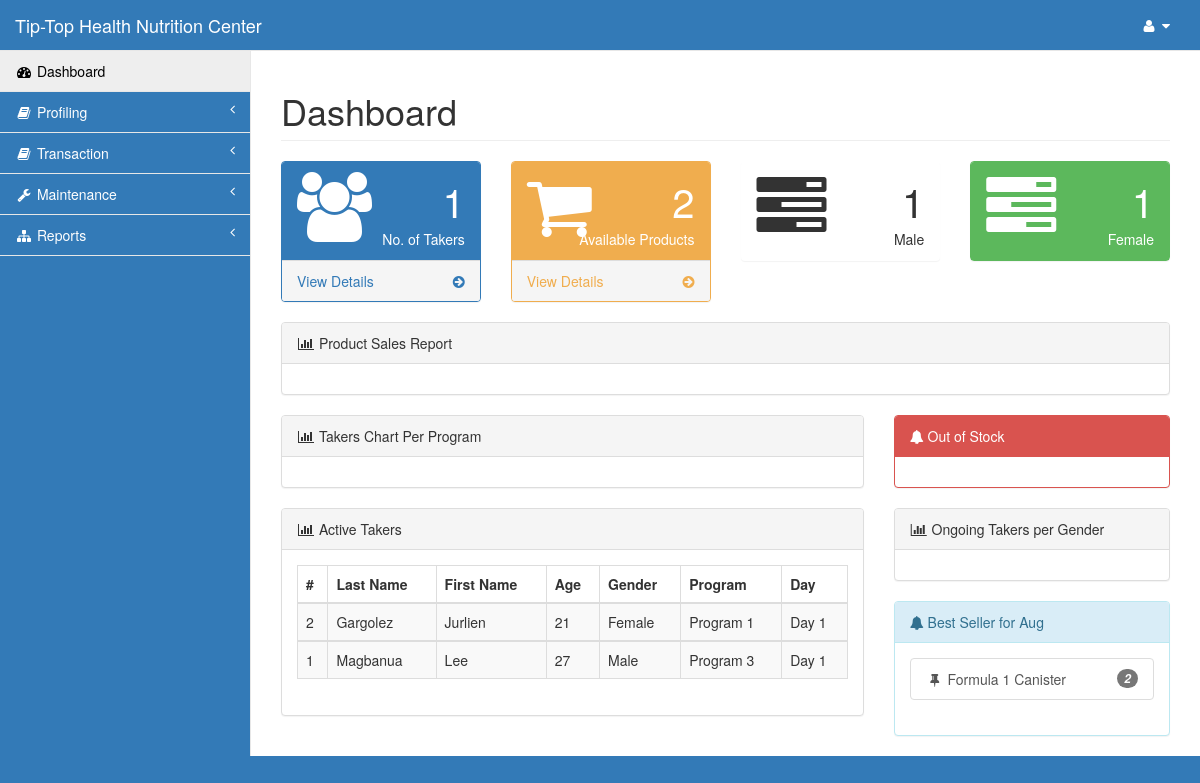
The page /pages/index.php (signed in) on the database as committed earlier.
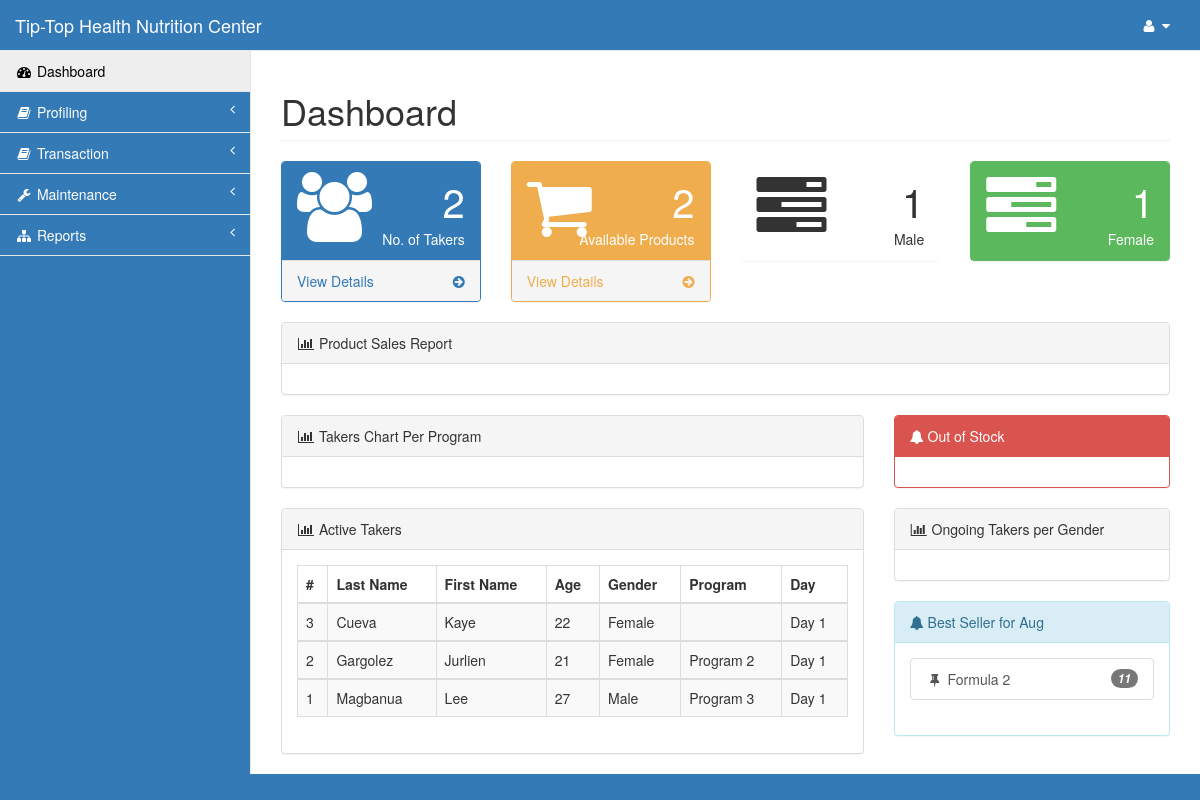
The same page on the database as committed later.
### tables this page shows
CREATE TABLE `taker` (
  `id` int(11) NOT NULL,
  `last` varchar(15) NOT NULL,
  `first` varchar(15) NOT NULL,
  `phone` varchar(11) NOT NULL,
  `gender` varchar(6) NOT NULL,
  `bday` date NOT NULL,
  `referrer_name` varchar(30) NOT NULL,
  `referrer_contact` varchar(30) NOT NULL,
  `address` varchar(100) NOT NULL,
  `email` varchar(30) NOT NULL,
  `status` varchar(8) NOT NULL,
  `points` decimal(7,2) NOT NULL,
  `discount` decimal(10,2) NOT NULL,
  `height` decimal(5,2) NOT NULL,
  `orig_weight` decimal(5,2) NOT NULL
);

CREATE TABLE `program` (
  `program_id` int(11) NOT NULL,
  `program_name` varchar(30) NOT NULL
);

CREATE TABLE `stockout` (
  `stockout_id` int(11) NOT NULL,
  `prod_id` int(11) NOT NULL,
  `stockout_qty` int(11) NOT NULL,
  `stockout_date` datetime NOT NULL,
  `id` int(11) NOT NULL
);

CREATE TABLE `product` (
  `prod_id` int(11) NOT NULL,
  `prod_name` varchar(30) NOT NULL,
  `vol_pts` int(11) NOT NULL,
  `c` int(11) NOT NULL,
  `sc` int(11) NOT NULL,
  `sb` int(11) NOT NULL,
  `supv` int(11) NOT NULL,
  `retail` int(11) NOT NULL,
  `profitc` int(11) NOT NULL,
  `profitsc` int(11) NOT NULL,
  `profitsb` int(11) NOT NULL,
  `profitsupv` int(11) NOT NULL,
  `qty` int(11) NOT NULL,
  `reorder` int(11) NOT NULL,
  `cat_id` int(11) NOT NULL
);

### pages/index.php (the view, shortened to what this page needs)
<?php include('session.php');?>
<!DOCTYPE html>
<html lang="en">
<head>
    <?php include('css.php');?>
</head>
<body>
    <div id="wrapper">
        <?php include('nav.php');?>
        <div id="page-wrapper">
            <div class="row">
                <div class="col-lg-12">
                    <h1 class="page-header">Dashboard</h1>
                </div>
            </div>
            <div class="row">
                <div class="col-lg-3 col-md-6">
                    <div class="panel panel-primary">
                        <div class="panel-heading">
                            <div class="row">
                                <div class="col-xs-3">
                                    <i class="fa fa-users fa-5x"></i>
                                </div>
<?php
        $query=mysqli_query($con,"select * from taker where status='Active'")or die(mysqli_error($con));
          $takers=mysqli_num_rows($query);
?>
                                <div class="col-xs-9 text-right">
                                    <div class="huge"><?php echo $takers;?></div>
                                    <div>No. of Takers</div>
                                </div>
                            </div>
                        </div>
                        <a href="#">
                            <div class="panel-footer">
                                <span class="pull-left">View Details</span>
                                <span class="pull-right"><i class="fa fa-arrow-circle-right"></i></span>
                                <div class="clearfix"></div>
                            </div>
                        </a>
                    </div>
                </div>
                <div class="col-lg-3 col-md-6">
                    <div class="panel panel-yellow">
                        <div class="panel-heading">
                            <div class="row">
                                <div class="col-xs-3">
                                    <i class="fa fa-shopping-cart fa-5x"></i>
                                </div>
<?php
        $query2=mysqli_query($con,"select * from product")or die(mysqli_error($con));
          $product=mysqli_num_rows($query2);
?>
                                <div class="col-xs-9 text-right">
                                    <div class="huge"><?php echo $product;?></div>
                                    <div>Available Products</div>
                                </div>
                            </div>
                        </div>
                        <a href="#">
                            <div class="panel-footer">
                                <span class="pull-left">View Details</span>
                                <span class="pull-right"><i class="fa fa-arrow-circle-right"></i></span>
                                <div class="clearfix"></div>
                            </div>
                        </a>
                    </div>
                </div>
<?php
    $result = mysqli_query($con,"SELECT gender FROM `monitoring` natural join taker where monitor_status!='Finished' and gender='male' group by gender");
            $male=mysqli_num_rows($result);
?>
                <div class="col-lg-3 col-md-6">
                    <div class="panel panel-orange">
                        <div class="panel-heading">
                            <div class="row">
                                <div class="col-xs-3">
                                    <i class="fa fa-tasks fa-5x"></i>
                                </div>
                                <div class="col-xs-9 text-right">
                                    <div class="huge"><?php echo $male;?></div>
                                    <div> Male </div>
                                </div>
                            </div>
                        </div>
                    </div>
                </div>
<?php
    $result = mysqli_query($con,"SELECT gender FROM `monitoring` natural join taker where monitor_status!='Finished' and gender='female' group by gender");
            $female=mysqli_num_rows($result);
?>
                <div class="col-lg-3 col-md-6">
                    <div class="panel panel-green">
                        <div class="panel-heading">
                            <div class="row">
                                <div class="col-xs-3">
                                    <i class="fa fa-tasks fa-5x"></i>
                                </div>
                                <div class="col-xs-9 text-right">
                                    <div class="huge"><?php echo $female;?></div>
                                    <div> Female </div>
                                </div>
                            </div>
                        </div>
                    </div>
                </div>
            </div>
             <div class="row">
                <div class="col-lg-12">
                    <div class="panel panel-default">
                        <div class="panel-heading">
                            <i class="fa fa-bar-chart-o fa-fw"></i> Product Sales Report
                        </div>
                        <div class="panel-body">
                        </div>
                    </div>
                </div>
            </div>
            <div class="row">
                <div class="col-lg-8">
                    <div class="panel panel-default">
                        <div class="panel-heading">
                            <i class="fa fa-bar-chart-o fa-fw"></i> Takers Chart Per Program
                        </div>
                        <div class="panel-body">
                        </div>
                    </div>
                    <div class="panel panel-default">
                        <div class="panel-heading">
                            <i class="fa fa-bar-chart-o fa-fw"></i> Active Takers
                        </div>
                        <div class="panel-body">
                            <div class="row">
                                <div class="col-lg-12">
                                    <div class="table-responsive">
                                        <table class="table table-bordered table-hover table-striped">
                                            <thead>
                                                <tr>
                                                    <th>#</th>
                                                    <th>Last Name</th>
                                                    <th>First Name</th>
                                                    <th>Age</th>
                                                    <th>Gender</th>
                                                    <th>Program</th>
                                                    <th>Day</th>
                                                </tr>
<?php
        $query=mysqli_query($con,"select * from taker order by last,first")or die(mysqli_error($con));
          while ($row=mysqli_fetch_array($query)){
            $id=$row['id'];
            $age = date_create($row['bday'])->diff(date_create('today'))->y;
             $query1=mysqli_query($con,"select *,COUNT(*) as day from monitoring natural join program where id='$id' and monitor_status!='Finished' order by monitor_id desc LIMIT 0,1")or die(mysqli_error($con));
                $row1=mysqli_fetch_array($query1);
?>
                                            </thead>
                                            <tbody>
                                    <tr class="odd gradeX">
                                        <td class="center"><?php echo $id;?></td>
                                        <td><?php echo $row['last'];?></td>
                                        <td><?php echo $row['first'];?></td>
                                        <td><?php echo $age;?></td>
                                        <td><?php echo $row['gender'];?></td>
                                        <td><?php echo $row1['program_name'];?></td>
                                        <td>Day <?php echo $i;?></td>
                                    </tr>
<?php }?>
                                            </tbody>
                                        </table>
                                    </div>
                                </div>
                                <div class="col-lg-8">
                                </div>
                            </div>
                        </div>
                    </div>
                    </div>
                <div class="col-lg-4">
                    <div class="panel panel-red">
                        <div class="panel-heading">
                            <i class="fa fa-bell"></i> Out of Stock
                        </div>
                        <div class="panel-body">
                            </div>
                        </div>
                        <div class="panel panel-default">
                        <div class="panel-heading">
                            <i class="fa fa-bar-chart-o fa-fw"></i> Ongoing Takers per Gender
                        </div>
                        <div class="panel-body">
                        </div>
                    </div>
                    </div>
                    <div class="col-lg-4">
                    <div class="panel panel-info">
                        <div class="panel-heading">
                            <i class="fa fa-bell"></i> Best Seller for <?php echo date("M");?>
                        </div>
                        <div class="panel-body">
<?php
        $m=date('m');
        $y=date('Y');
        $query=mysqli_query($con,"select *,SUM(stockout_qty) as qty from stockout natural join product where YEAR(stockout_date)='$y' and MONTH(stockout_date)='$m' order by qty asc LIMIT 0,10")or die(mysqli_error($con));
          while($row=mysqli_fetch_array($query))
                {
?>
                            <div class="list-group">
                                <a href="#" class="list-group-item">
                                    <i class="fa fa-thumb-tack fa-fw"></i> <?php echo $row['prod_name'];?>
                                    <span class="pull-right small badge badge-green">
                                    <em><?php echo $row['qty'];?></em>
                                    </span>
                                </a>
<?php }?>
                            </div>
                        </div>
                    </div>
                    </div>
                    </div>
            </div>
        </div>
</body>
</html>

### pages/css.php (shortened to what this page needs)
<link href="../vendor/bootstrap/css/bootstrap.min.css" rel="stylesheet">
<link href="../vendor/metisMenu/metisMenu.min.css" rel="stylesheet">
<link href="../dist/css/sb-admin-2.css" rel="stylesheet">
<link href="../vendor/morrisjs/morris.css" rel="stylesheet">
<link href="../vendor/font-awesome/css/font-awesome.min.css" rel="stylesheet" type="text/css">
<link href="../vendor/datatables-plugins/dataTables.bootstrap.css" rel="stylesheet">
<link href="../vendor/datatables-responsive/dataTables.responsive.css" rel="stylesheet">
<link href="../dist/css/sb-admin-2.css" rel="stylesheet">

### pages/nav.php (shortened to what this page needs)
<nav class="navbar navbar-default navbar-static-top" role="navigation" style="margin-bottom: 0;background-color: #337ab7;">
            <div class="navbar-header">
                <a class="navbar-brand" href="index.php">Tip-Top Health Nutrition Center</a>
            </div>
            <ul class="nav navbar-top-links navbar-right">
                <li class="dropdown">
                    <a class="dropdown-toggle" data-toggle="dropdown" href="#">
                        <i class="fa fa-user fa-fw"></i> <i class="fa fa-caret-down"></i>
                    </a>
                </li>
            </ul>
            <div class="navbar-default sidebar" role="navigation">
                <div class="sidebar-nav navbar-collapse">
                    <ul class="nav" id="side-menu">
                        <li>
                            <a href="index.php"><i class="fa fa-dashboard fa-fw"></i> Dashboard</a>
                        </li>
                        <li>
                            <a href="#"><i class="fa fa-book fa-fw"></i> Profiling <span class="fa arrow"></span></a>
                        </li>
                        <li>
                            <a href="#"><i class="fa fa-book fa-fw"></i> Transaction <span class="fa arrow"></span></a>
                        </li>
                        <li>
                            <a href="#"><i class="fa fa-wrench fa-fw"></i> Maintenance <span class="fa arrow"></span></a>
                        </li>
                        <li>
                            <a href="#"><i class="fa fa-sitemap fa-fw"></i> Reports<span class="fa arrow"></span></a>
<?php
            $i=1;
?>
                        </li>
                    </ul>
                </div>
            </div>
        </nav>

### pages/css.php (style rules this page uses)
.navbar a,a .navbar-brand { color: #fff!important; }
.navbar-default, body { background-color: #337ab7!important; }
.sidebar ul li a.active { color: #000!important; }

Rows that differ between the two databases and show on the page:
added taker: id "3", last "Cueva", first "Kaye", bday "22", gender "Female"
changed taker "Gargolez": program.program_name "Program 1" → "Program 2"
changed stockout: prod.prod_name "Formula 1 Canister" → "Formula 2"; qty "2" → "11"
Other text that changed with them:
$takers: "1" → "2"
